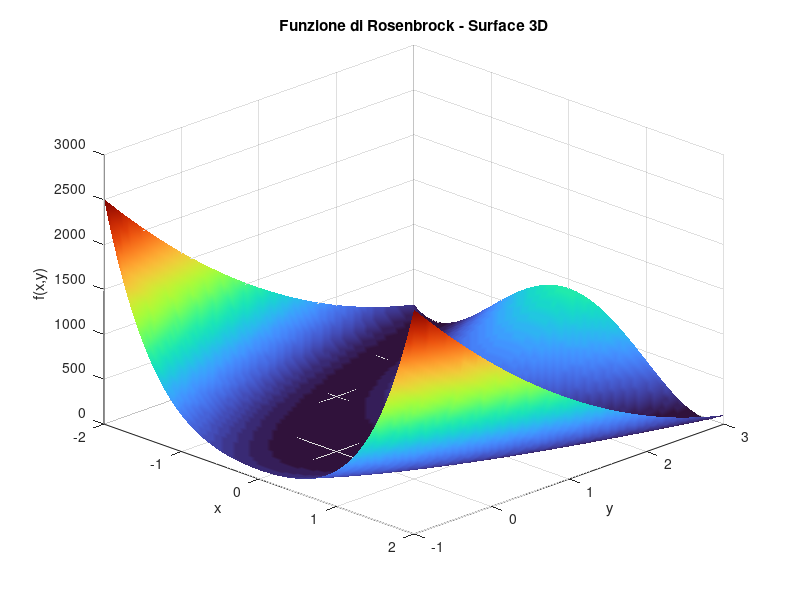

MATLAB code for this plot: (Note: this script raises an error after producing the figure.)
clc
clear
close all

%Funzione di Rosenbrock
f_rosenbrock = @(x) 100*(x(2)-x(1)^2)^2 + (1-x(1))^2;

% Definizione della griglia
[x, y] = meshgrid(-2:0.05:2, -1:0.05:3);
z = 100*(y - x.^2).^2 + (1 - x).^2;

% Grafico 3D
figure;
surf(x, y, z);
xlabel('x');
ylabel('y');
zlabel('f(x,y)');
title('Funzione di Rosenbrock - Surface 3D');
shading interp;
colormap turbo;
view(45, 30);
grid on;

% Starting points
x0_a = [1.2; 1.2];
x0_b = [-1.2; 1];

% Backtracking parameters
rho = 0.5;

% Stopping parameters
tol = 1e-8;
kmax = 2000;

% Nelder-Mead parameters
rho_nm = 1;
chi_nm = 2;
gamma_nm = 0.5;
sigma_nm = 0.5;

fid = fopen('output_rosenbrock.txt', 'w');

% NELDER-MEAD

tic;
[simplex_nm_a, k_nm_a] = nelder_mead(x0_a, f_rosenbrock, rho_nm, chi_nm, gamma_nm, sigma_nm, kmax, tol);
tempo_nm_a = toc;

tic;
[simplex_nm_b, k_nm_b] = nelder_mead(x0_b, f_rosenbrock, rho_nm, chi_nm, gamma_nm, sigma_nm, kmax, tol);
tempo_nm_b = toc;


% MODIFIED NEWTON

tolgrad = 1e-8;
gradf = @(x) [ -400*x(1)*(x(2) - x(1)^2) - 2*(1 - x(1));
                200*(x(2) - x(1)^2) ];
Hessf = @(x) [ 1200*x(1)^2 - 400*x(2) + 2, -400*x(1);
               -400*x(1), 200 ];
c1 = 1e-4;
btmax = 20;

tic;
[xk_a, fk_a, gradfk_norm_a, k_a, xseq_a, btseq_a] = ...
    modified_newton_bcktrck(x0_a, f_rosenbrock, gradf, Hessf, ...
    kmax, tolgrad, c1, rho, btmax);
tempo_mn_a = toc;
x_newton_a = xk_a;

tic;
[xk_b, fk_b, gradfk_norm_b, k_b, xseq_b, btseq_b] = ...
    modified_newton_bcktrck(x0_a, f_rosenbrock, gradf, Hessf, ...
    kmax, tolgrad, c1, rho, btmax);
tempo_mn_b = toc;
x_newton_b = xk_b;


fprintf(fid, "== RISULTATI PER %s ==\n", "MODIFIED NEWTON WITH BACKTRACKING");
fprintf(fid, '\n');

fprintf(fid, "Punto di partenza: [%f, %f]\n", x0_a(1), x0_a(2));
fprintf(fid, "Numero di iterazioni: %d\n", k_a);
fprintf(fid, "Valore funzione finale: %.10f\n", f_rosenbrock(xk_a));
fprintf(fid, "Tempo di esecuzione: %.6f secondi\n", tempo_mn_a);
fprintf(fid, "Norma gradiente finale: %.2e\n", gradfk_norm_a);
fprintf(fid, "Numero totale di backtracking: %d\n", sum(btseq_a));
fprintf(fid, '\n');


fprintf(fid, "Punto di partenza: [%f, %f]\n", x0_b(1), x0_b(2));
fprintf(fid, "Numero di iterazioni: %d\n", k_b);
fprintf(fid, "Valore funzione finale: %.10f\n", f_rosenbrock(xk_b));
fprintf(fid, "Tempo di esecuzione: %.6f secondi\n", tempo_mn_b);
fprintf(fid, "Norma gradiente finale: %.2e\n", gradfk_norm_b);
fprintf(fid, "Numero totale di backtracking: %d\n", sum(btseq_b));

fprintf(fid, '\n');
fprintf(fid, "\n== RISULTATI PER NELDER-MEAD ==\n");
fprintf(fid, '\n');

fprintf(fid, "Punto di partenza: [%f, %f]\n", x0_a(1), x0_a(2));
fprintf(fid, "Numero di iterazioni: %d\n", k_nm_a);
fprintf(fid, "Valore funzione finale: %.10f\n", f_rosenbrock(simplex_nm_a(:,1)));
fprintf(fid, "Tempo di esecuzione: %.6f secondi\n", tempo_nm_a);

fprintf(fid, '\n');
fprintf(fid, "Punto di partenza: [%f, %f]\n", x0_b(1), x0_b(2));
fprintf(fid, "Numero di iterazioni: %d\n", k_nm_b);
fprintf(fid, "Valore funzione finale: %.10f\n", f_rosenbrock(simplex_nm_b(:,1)));
fprintf(fid, "Tempo di esecuzione: %.6f secondi\n", tempo_nm_b);

methods = {'Newton x0_a', 'Newton x0_b', 'Nelder-Mead x0_a', 'Nelder-Mead x0_b'};

times = [tempo_mn_a, tempo_mn_b, tempo_nm_a, tempo_nm_b];

figure;
bar(times);
set(gca, 'XTickLabel', methods);
ylabel('Tempo di esecuzione (s)');
title('Confronto dei tempi di esecuzione');
grid on;

iterations = [k_a, k_b, k_nm_a, k_nm_b];  % Nelder-Mead ha fisso kmax nel tuo caso

figure;
bar(iterations);
set(gca, 'XTickLabel', methods);
ylabel('Numero di iterazioni');
title('Confronto del numero di iterazioni');
grid on;




fclose(fid);